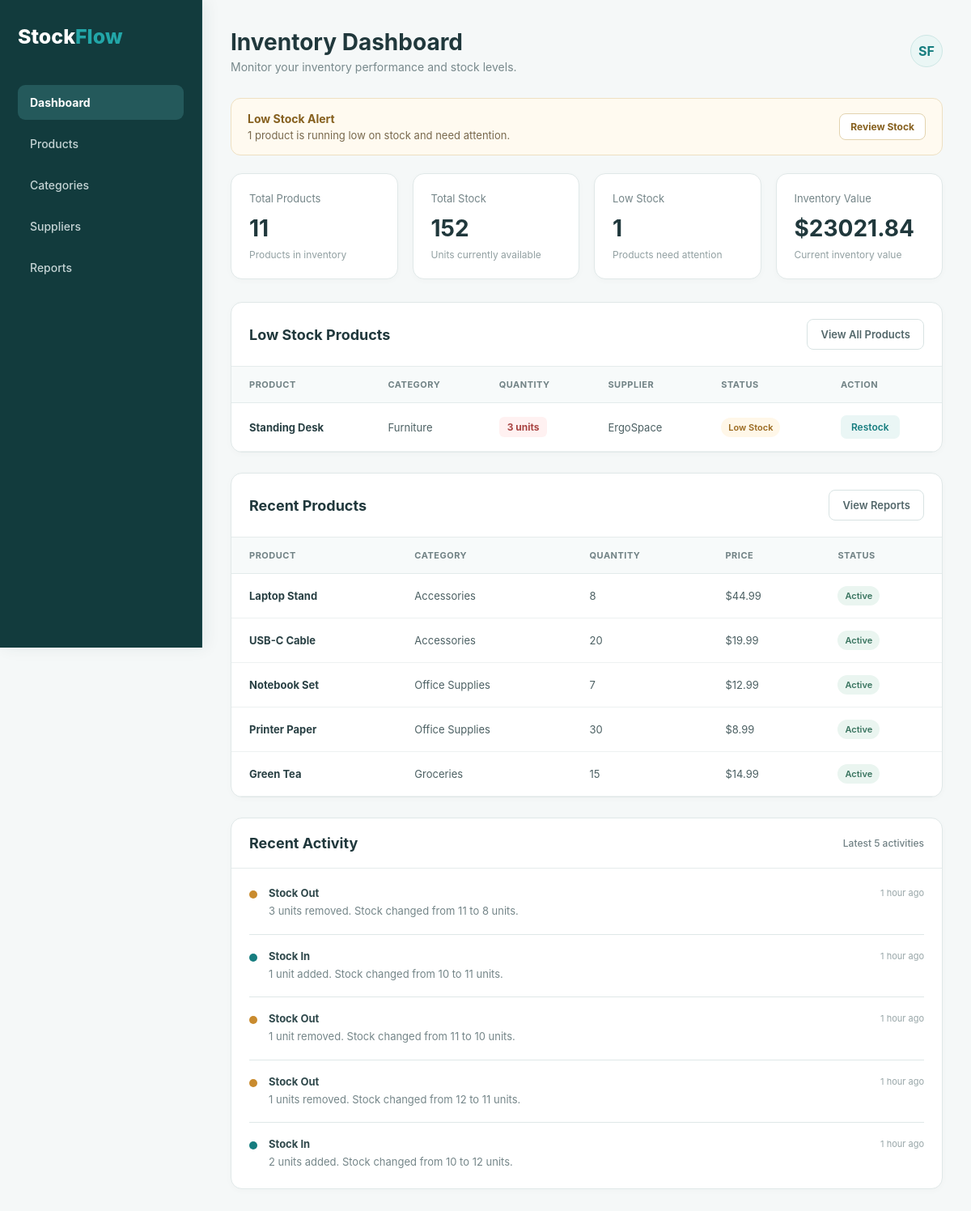
The page / on the database its author committed.
### tables this page shows
CREATE TABLE products (
            id INTEGER PRIMARY KEY AUTOINCREMENT,
            name TEXT NOT NULL,
            category TEXT NOT NULL,
            quantity INTEGER NOT NULL DEFAULT 0,
            price REAL NOT NULL DEFAULT 0,
            supplier TEXT,
            status TEXT NOT NULL DEFAULT 'Active',
            created_at TIMESTAMP DEFAULT CURRENT_TIMESTAMP
        );

CREATE TABLE activity_log (
            id INTEGER PRIMARY KEY AUTOINCREMENT,
            action TEXT NOT NULL,
            product_name TEXT,
            details TEXT NOT NULL,
            created_at TIMESTAMP DEFAULT CURRENT_TIMESTAMP
        , product_id INTEGER);

### app.py (the view)
@app.route("/")
def home():
    connection = get_db_connection()
    products = connection.execute("""
        SELECT *
        FROM products
        ORDER BY id DESC
    """).fetchall()
    activities = connection.execute("""
        SELECT *
        FROM activity_log
        ORDER BY id DESC
        LIMIT 5
    """).fetchall()
    connection.close()
    activities = [
        {
            **dict(activity),
            "time_ago": time_ago(activity["created_at"])
        }
        for activity in activities
    ]
    inventory_value = sum(
        product["quantity"] * product["price"]
        for product in products
    )
    categories = {}
    for product in products:
        category = product["category"]
        categories[category] = categories.get(category, 0) + 1
    return render_template(
        "index.html",
        products=products,
        inventory_value=inventory_value,
        category_names=list(categories.keys()),
        category_counts=list(categories.values()),
        activities=activities
    )

### app.py (called while the page is built, shortened)
def get_db_connection():
    connection = sqlite3.connect(DATABASE)
    connection.row_factory = sqlite3.Row
    return connection

def time_ago(timestamp):
    if not timestamp:
        return ""
    activity_time = datetime.strptime(
        timestamp,
        "%Y-%m-%d %H:%M:%S"
    )
    difference = datetime.utcnow() - activity_time
    seconds = difference.total_seconds()
    if seconds < 60:
        return "Just now"
    minutes = int(seconds // 60)
    if minutes < 60:
        return "1 min ago" if minutes == 1 else f"{minutes} min ago"
    hours = int(minutes // 60)
    if hours < 24:
        return "1 hour ago" if hours == 1 else f"{hours} hours ago"

### templates/index.html (shortened to what this page needs)
<!DOCTYPE html>
<html lang="en">
<head>
    <link
        rel="stylesheet"
        href="{{ url_for('static', filename='style.css') }}"
    >
</head>
<body>
<div class="app">
    {% set active_page = 'dashboard' %}
    {% include 'sidebar.html' %}
    <main class="main">
        <div class="topbar">
            <div>
                <h1>Inventory Dashboard</h1>
                <p>Monitor your inventory performance and stock levels.</p>
            </div>
            <div class="profile">
                SF
            </div>
        </div>
        {% set low_stock_count =
            products
            |selectattr('status', 'equalto', 'Low Stock')
            |list
            |length
        %}
        {% if low_stock_count > 0 %}
        <div class="inventory-alert">
            <div class="alert-content">
                <div class="alert-title">
                    Low Stock Alert
                </div>
                <div class="alert-message">
                    {{ low_stock_count }}
                    {% if low_stock_count == 1 %}
                        product is
                    {% else %}
                        products are
                    {% endif %}
                    running low on stock and need attention.
                </div>
            </div>
            <a
                href="#low-stock-section"
                class="alert-action"
            >
                Review Stock
            </a>
        </div>
        {% endif %}
        <section class="stats">
            <div class="stat-card">
                <div class="label">
                    Total Products
                </div>
                <div class="value">
                    {{ products|length }}
                </div>
                <div class="sub">
                    Products in inventory
                </div>
            </div>
            <div class="stat-card">
                <div class="label">
                    Total Stock
                </div>
                <div class="value">
                    {{ products|sum(attribute='quantity') }}
                </div>
                <div class="sub">
                    Units currently available
                </div>
            </div>
            <div class="stat-card">
                <div class="label">
                    Low Stock
                </div>
                <div class="value">
                    {{ low_stock_count }}
                </div>
                <div class="sub">
                    Products need attention
                </div>
            </div>
            <div class="stat-card">
                <div class="label">
                    Inventory Value
                </div>
                <div class="value">
                    ${{ "%.2f"|format(inventory_value) }}
                </div>
                <div class="sub">
                    Current inventory value
                </div>
            </div>
        </section>
        <section
            class="content-card"
            id="low-stock-section"
        >
            <div class="card-header">
                <div>
                    <h2>Low Stock Products</h2>
                </div>
                <a
                    href="/products"
                    class="export-btn"
                >
                    View All Products
                </a>
            </div>
            <table>
                <thead>
                    <tr>
                        <th>Product</th>
                        <th>Category</th>
                        <th>Quantity</th>
                        <th>Supplier</th>
                        <th>Status</th>
                        <th>Action</th>
                    </tr>
                </thead>
                <tbody>
                    {% set low_stock_products =
                        products
                        |selectattr(
                            'status',
                            'equalto',
                            'Low Stock'
                        )
                        |list
                    %}
                    {% if low_stock_products %}
                        {% for product in low_stock_products %}
                        <tr>
                            <td>
                                <strong>
                                    {{ product.name }}
                                </strong>
                            </td>
                            <td>
                                {{ product.category }}
                            </td>
                            <td>
                                <span class="stock-count low-stock-count">
                                    {{ product.quantity }} units
                                </span>
                            </td>
                            <td>
                                {{ product.supplier if product.supplier else "—" }}
                            </td>
                            <td>
                                <span class="status low">
                                    Low Stock
                                </span>
                            </td>
                            <td>
                                <a
                                    href="/products?stock={{ product.id }}"
                                    class="restock-btn"
                                >
                                    Restock
                                </a>
                            </td>
                        </tr>
                        {% endfor %}
                    {% endif %}
                </tbody>
            </table>
        </section>
        <section class="content-card dashboard-section">
            <div class="card-header">
                <div>
                    <h2>Recent Products</h2>
                </div>
                <a
                    href="/reports"
                    class="export-btn"
                >
                    View Reports
                </a>
            </div>
            <table>
                <thead>
                    <tr>
                        <th>Product</th>
                        <th>Category</th>
                        <th>Quantity</th>
                        <th>Price</th>
                        <th>Status</th>
                    </tr>
                </thead>
                <tbody>
                    {% if products %}
                        {% for product in products[:5] %}
                        <tr>
                            <td>
                                <strong>
                                    {{ product.name }}
                                </strong>
                            </td>
                            <td>
                                {{ product.category }}
                            </td>
                            <td>
                                {{ product.quantity }}
                            </td>
                            <td>
                                ${{ "%.2f"|format(product.price) }}
                            </td>
                            <td>
                                {% if product.status == "Low Stock" %}
                                    <span class="status low">
                                        Low Stock
                                    </span>
                                {% else %}
                                    <span class="status active">
                                        Active
                                    </span>
                                {% endif %}
                            </td>
                        </tr>
                        {% endfor %}
                    {% endif %}
                </tbody>
            </table>
        </section>
        <section class="content-card dashboard-section">
            <div class="card-header">
                <div>
                    <h2>Recent Activity</h2>
                </div>
                <span class="activity-label">
                    Latest 5 activities
                </span>
            </div>
            <div class="activity-list">
                {% if activities %}
                    {% for activity in activities %}
                    <div class="activity-item">
                        <div class="activity-indicator
                        {% if activity.action == 'Product Added' %}
                        activity-added
                        {% elif activity.action == 'Product Restocked'
                        or activity.action == 'Stock In' %}
                        activity-restocked
                        {% elif activity.action == 'Stock Out' %}
                        activity-stock-out
                        {% elif activity.action == 'Product Deleted' %}
                        activity-deleted
                        {% else %}
                        activity-updated
                        {% endif %}
                        ">
                    </div>
                        <div class="activity-info">
                            <div class="activity-top">
                                <span class="activity-action">
                                    {{ activity.action }}
                                </span>
                                <span class="activity-time">
                                    {{ activity.time_ago }}
                                </span>
                            </div>
                            <div class="activity-details">
                                {{ activity.details }}
                            </div>
                        </div>
                    </div>
                    {% endfor %}
                {% else %}
                    <div class="activity-empty">
                        No inventory activity recorded yet.
                    </div>
                {% endif %}
            </div>
        </section>
    </main>
</div>
</body>
</html>

### templates/sidebar.html
<aside class="sidebar">
    <div class="logo">
        Stock<span>Flow</span>
    </div>
    <nav>
        <a href="/"
           class="nav-item {% if active_page == 'dashboard' %}active{% endif %}">
            Dashboard
        </a>
        <a href="/products"
           class="nav-item {% if active_page == 'products' %}active{% endif %}">
            Products
        </a>
        <a href="/categories"
           class="nav-item {% if active_page == 'categories' %}active{% endif %}">
            Categories
        </a>
        <a href="/suppliers"
           class="nav-item {% if active_page == 'suppliers' %}active{% endif %}">
            Suppliers
        </a>
        <a href="/reports"
           class="nav-item {% if active_page == 'reports' %}active{% endif %}">
            Reports
        </a>
    </nav>
</aside>

### rows shown on the page
products: name "Standing Desk", category "Furniture", quantity "3", supplier "ErgoSpace"
products: name "Laptop Stand", category "Accessories", quantity "8", price "44.99", status "Active"
products: name "USB-C Cable", category "Accessories", quantity "20", price "19.99", status "Active"
products: name "Notebook Set", category "Office Supplies", quantity "7", price "12.99", status "Active"
products: name "Printer Paper", category "Office Supplies", quantity "30", price "8.99", status "Active"
products: name "Green Tea", category "Groceries", quantity "15", price "14.99", status "Active"
activity_log: action "Stock Out", time_ago "1 hour ago", details "3 units removed. Stock changed from 11 to 8 units."
activity_log: action "Stock In", time_ago "1 hour ago", details "1 unit added. Stock changed from 10 to 11 units."
activity_log: action "Stock Out", time_ago "1 hour ago", details "1 unit removed. Stock changed from 11 to 10 units."
activity_log: action "Stock Out", time_ago "1 hour ago", details "1 units removed. Stock changed from 12 to 11 units."
activity_log: action "Stock In", time_ago "1 hour ago", details "2 units added. Stock changed from 10 to 12 units."

### other values the page prints
{{ low_stock_count }} "1"
{{ products|length }} "11"
{{ products|sum(attribute='quantity') }} "152"
{{ "%.2f"|format(inventory_value) }} "23021.84"
